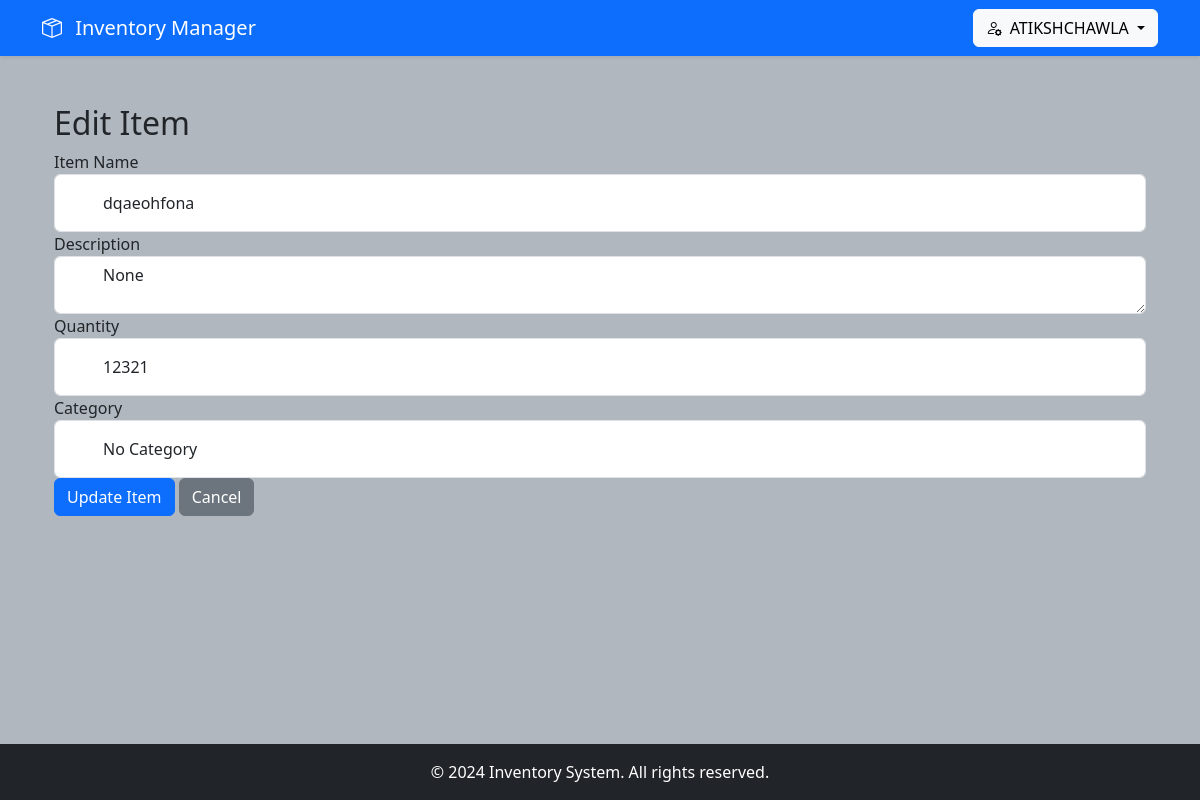
Page /edit/1 (signed in) on the committed database.
### models.py (models this page shows, shortened)
class User(UserMixin, db.Model):
    id = db.Column(db.Integer, primary_key=True)
    username = db.Column(db.String(50), unique=True, nullable=False)
    password_hash = db.Column(db.String(200), nullable=False)
    items = db.relationship('InventoryItem', backref='owner', lazy=True)

class InventoryItem(db.Model):
    id = db.Column(db.Integer, primary_key=True)
    name = db.Column(db.String(100), nullable=False)
    description = db.Column(db.Text)
    quantity = db.Column(db.Integer, default=0)
    user_id = db.Column(db.Integer, db.ForeignKey('user.id'), nullable=False)
    category_id = db.Column(db.Integer, db.ForeignKey('category.id') , nullable=True)

### routes.py (the view, shortened to what this page needs)
@routes.route('/edit/<int:id>', methods=['GET', 'POST'])
@login_required
def edit_item(id):
    categories = Category.query.all()
    item = InventoryItem.query.get_or_404(id)
    if item.owner != current_user:
        abort(403)
    return render_template('edit_item.html', item=item , categories=categories)

### models.py (called while the page is built)
@login_manager.user_loader
def load_user(user_id):
    return User.query.get(int(user_id))

### templates/edit_item.html (shortened to what this page needs)
{% extends 'base.html' %}
{% block content %}
<div class="container mt-4">
    <h2>Edit Item</h2>
    <form method="POST">
        <div class="form-group">
            <label>Item Name</label>
            <input type="text" class="form-control" name="name" value="{{ item.name }}" required>
        </div>
        <div class="form-group">
            <label>Description</label>
            <textarea class="form-control" name="description">{{ item.description }}</textarea>
        </div>
        <div class="form-group">
            <label>Quantity</label>
            <input type="number" class="form-control" name="quantity" value="{{ item.quantity }}" required>
        </div>
        <div class="form-group">
            <label>Category</label>
            <select class="form-control" name="category">
                <option value="">No Category</option>
            </select>
        </div>
        <button type="submit" class="btn btn-primary">Update Item</button>
        <a href="{{ url_for('routes.dashboard') }}" class="btn btn-secondary">Cancel</a>
    </form>
</div>
{% endblock %}

### templates/base.html (shortened to what this page needs)
<!DOCTYPE html>
<html lang="en">
<head>
    <link href="https://cdn.jsdelivr.net/npm/bootstrap@5.3.2/dist/css/bootstrap.min.css" rel="stylesheet">
    <link rel="stylesheet" href="https://cdn.jsdelivr.net/npm/bootstrap-icons@1.11.1/font/bootstrap-icons.css">
    <link rel="stylesheet" href="{{ url_for('static', filename='css/style.css') }}">
</head>
<body class="d-flex flex-column min-vh-100">
    <header>
        <nav class="navbar navbar-expand-lg navbar-dark bg-primary shadow-sm mb-4">
            <div class="container">
                <a class="navbar-brand" href="{{ url_for('routes.dashboard') }}">
                    <i class="bi bi-box-seam me-2"></i>
                    Inventory Manager
                </a>
                <div class="d-flex align-items-center gap-3">
                    {% if current_user.is_authenticated %}
                    <div class="dropdown">
                        <button class="btn btn-light dropdown-toggle" type="button"
                                data-bs-toggle="dropdown">
                            <i class="bi bi-person-gear me-2"></i>{{ current_user.username }}
                        </button>
                    </div>
                    {% endif %}
                </div>
            </div>
        </nav>
    </header>
    <main class="flex-grow-1">
        <div class="container mt-4">
            {% block content %}{% endblock %}
        </div>
    </main>
    <footer class="bg-dark text-white mt-auto py-3">
        <div class="container text-center">
            &copy; 2024 Inventory System. All rights reserved.
        </div>
    </footer>
</body>
</html>

### static/css/style.css (style rules this page uses)
body { background-color: #b1b7be; }
.form-control { padding-left: 3rem !important; height: calc(3.5rem + 2px); }

### rows in the picture
User: username "ATIKSHCHAWLA"
InventoryItem: name "dqaeohfona", description "None", quantity "12321"
